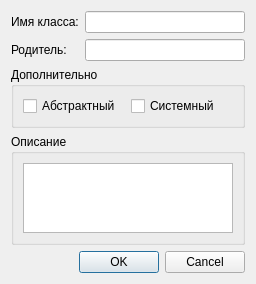
<?xml version="1.0" encoding="UTF-8"?>
<ui version="4.0">
 <class>DlgEditClass</class>
 <widget class="QDialog" name="DlgEditClass">
  <property name="geometry">
   <rect>
    <x>0</x>
    <y>0</y>
    <width>256</width>
    <height>258</height>
   </rect>
  </property>
  <property name="windowTitle">
   <string>Dialog</string>
  </property>
  <layout class="QVBoxLayout" name="verticalLayout_2">
   <item>
    <layout class="QGridLayout" name="gridLayout">
     <item row="0" column="0">
      <widget class="QLabel" name="labelNameClass">
       <property name="text">
        <string>Имя класса:</string>
       </property>
      </widget>
     </item>
     <item row="0" column="1">
      <widget class="QLineEdit" name="lineEditNameClass"/>
     </item>
     <item row="1" column="0">
      <widget class="QLabel" name="labelParentClass">
       <property name="text">
        <string>Родитель:</string>
       </property>
      </widget>
     </item>
     <item row="1" column="1">
      <widget class="QLineEdit" name="lineEditParentClass">
       <property name="readOnly">
        <bool>true</bool>
       </property>
      </widget>
     </item>
    </layout>
   </item>
   <item>
    <widget class="QGroupBox" name="groupBoxExt">
     <property name="title">
      <string>Дополнительно</string>
     </property>
     <layout class="QHBoxLayout" name="horizontalLayout">
      <item>
       <widget class="QCheckBox" name="checkBoxAbstract">
        <property name="text">
         <string>Абстрактный</string>
        </property>
       </widget>
      </item>
      <item>
       <widget class="QCheckBox" name="checkBoxSystem">
        <property name="text">
         <string>Системный</string>
        </property>
       </widget>
      </item>
     </layout>
    </widget>
   </item>
   <item>
    <widget class="QGroupBox" name="groupBoxDesc">
     <property name="title">
      <string>Описание</string>
     </property>
     <layout class="QVBoxLayout" name="verticalLayout">
      <item>
       <widget class="QPlainTextEdit" name="plainTextEditDesc"/>
      </item>
     </layout>
    </widget>
   </item>
   <item>
    <widget class="QDialogButtonBox" name="buttonBox">
     <property name="orientation">
      <enum>Qt::Horizontal</enum>
     </property>
     <property name="standardButtons">
      <set>QDialogButtonBox::Cancel|QDialogButtonBox::Ok</set>
     </property>
    </widget>
   </item>
  </layout>
 </widget>
 <resources/>
 <connections>
  <connection>
   <sender>buttonBox</sender>
   <signal>accepted()</signal>
   <receiver>DlgEditClass</receiver>
   <slot>accept()</slot>
   <hints>
    <hint type="sourcelabel">
     <x>248</x>
     <y>254</y>
    </hint>
    <hint type="destinationlabel">
     <x>157</x>
     <y>274</y>
    </hint>
   </hints>
  </connection>
  <connection>
   <sender>buttonBox</sender>
   <signal>rejected()</signal>
   <receiver>DlgEditClass</receiver>
   <slot>reject()</slot>
   <hints>
    <hint type="sourcelabel">
     <x>316</x>
     <y>260</y>
    </hint>
    <hint type="destinationlabel">
     <x>286</x>
     <y>274</y>
    </hint>
   </hints>
  </connection>
 </connections>
</ui>
